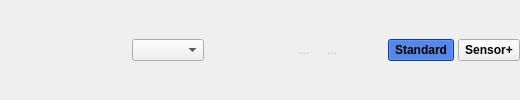
         <widget class="QFrame" name="imageToolBar">
          <property name="minimumSize">
           <size>
            <width>0</width>
            <height>36</height>
           </size>
          </property>
          <property name="maximumSize">
           <size>
            <width>16777215</width>
            <height>16777215</height>
           </size>
          </property>
          <property name="frameShape">
           <enum>QFrame::NoFrame</enum>
          </property>
          <layout class="QHBoxLayout" name="horizontalLayout_16">
           <property name="spacing">
            <number>4</number>
           </property>
           <property name="leftMargin">
            <number>0</number>
           </property>
           <property name="topMargin">
            <number>0</number>
           </property>
           <property name="rightMargin">
            <number>0</number>
           </property>
           <property name="bottomMargin">
            <number>0</number>
           </property>
           <item>
            <widget class="QFrame" name="zoomBar">
             <property name="minimumSize">
              <size>
               <width>0</width>
               <height>36</height>
              </size>
             </property>
             <property name="maximumSize">
              <size>
               <width>16777215</width>
               <height>16777215</height>
              </size>
             </property>
             <property name="frameShape">
              <enum>QFrame::NoFrame</enum>
             </property>
             <property name="lineWidth">
              <number>0</number>
             </property>
             <layout class="QHBoxLayout" name="horizontalLayout_88">
              <property name="spacing">
               <number>4</number>
              </property>
              <property name="leftMargin">
               <number>0</number>
              </property>
              <property name="topMargin">
               <number>0</number>
              </property>
              <property name="rightMargin">
               <number>0</number>
              </property>
              <property name="bottomMargin">
               <number>0</number>
              </property>
              <item alignment="Qt::AlignVCenter">
               <widget class="QToolButton" name="btnZoom100">
                <property name="minimumSize">
                 <size>
                  <width>0</width>
                  <height>0</height>
                 </size>
                </property>
                <property name="focusPolicy">
                 <enum>Qt::NoFocus</enum>
                </property>
                <property name="toolTip">
                 <string>Actual Pixels (/)</string>
                </property>
                <property name="text">
                 <string/>
                </property>
                <property name="icon">
                 <iconset resource="iiq_remap.qrc">
                  <normaloff>:/MainForm/images/icons/View Full Screen light.png</normaloff>
                  <disabledoff>:/MainForm/images/icons/View Full Screen gray.png</disabledoff>:/MainForm/images/icons/View Full Screen light.png</iconset>
                </property>
                <property name="iconSize">
                 <size>
                  <width>32</width>
                  <height>32</height>
                 </size>
                </property>
                <property name="shortcut">
                 <string>/</string>
                </property>
                <property name="autoRaise">
                 <bool>true</bool>
                </property>
               </widget>
              </item>
              <item alignment="Qt::AlignVCenter">
               <widget class="QToolButton" name="btnZoomFit">
                <property name="minimumSize">
                 <size>
                  <width>0</width>
                  <height>0</height>
                 </size>
                </property>
                <property name="focusPolicy">
                 <enum>Qt::NoFocus</enum>
                </property>
                <property name="toolTip">
                 <string>Fit Window (*)</string>
                </property>
                <property name="text">
                 <string/>
                </property>
                <property name="icon">
                 <iconset resource="iiq_remap.qrc">
                  <normaloff>:/MainForm/images/icons/View Restore light.png</normaloff>
                  <disabledoff>:/MainForm/images/icons/View Restore gray.png</disabledoff>:/MainForm/images/icons/View Restore light.png</iconset>
                </property>
                <property name="iconSize">
                 <size>
                  <width>32</width>
                  <height>32</height>
                 </size>
                </property>
                <property name="shortcut">
                 <string comment="Ctrl+*">*</string>
                </property>
                <property name="autoRaise">
                 <bool>true</bool>
                </property>
               </widget>
              </item>
              <item>
               <widget class="QToolButton" name="btnZoomIn">
                <property name="minimumSize">
                 <size>
                  <width>0</width>
                  <height>0</height>
                 </size>
                </property>
                <property name="focusPolicy">
                 <enum>Qt::NoFocus</enum>
                </property>
                <property name="toolTip">
                 <string>Zoom In (+)</string>
                </property>
                <property name="text">
                 <string/>
                </property>
                <property name="icon">
                 <iconset resource="iiq_remap.qrc">
                  <normaloff>:/MainForm/images/icons/Zoom In-2 light.png</normaloff>
                  <disabledoff>:/MainForm/images/icons/Zoom In-2 gray.png</disabledoff>:/MainForm/images/icons/Zoom In-2 light.png</iconset>
                </property>
                <property name="iconSize">
                 <size>
                  <width>32</width>
                  <height>32</height>
                 </size>
                </property>
                <property name="shortcut">
                 <string>+</string>
                </property>
                <property name="autoRaise">
                 <bool>true</bool>
                </property>
               </widget>
              </item>
              <item>
               <widget class="QComboBox" name="cboxZoomLevel">
                <property name="minimumSize">
                 <size>
                  <width>0</width>
                  <height>0</height>
                 </size>
                </property>
                <property name="contextMenuPolicy">
                 <enum>Qt::NoContextMenu</enum>
                </property>
                <property name="toolTip">
                 <string>Zoom level, %</string>
                </property>
                <property name="currentText">
                 <string/>
                </property>
                <property name="maxVisibleItems">
                 <number>10</number>
                </property>
                <property name="sizeAdjustPolicy">
                 <enum>QComboBox::AdjustToContentsOnFirstShow</enum>
                </property>
                <property name="modelColumn">
                 <number>0</number>
                </property>
               </widget>
              </item>
              <item>
               <widget class="QToolButton" name="btnZoomOut">
                <property name="enabled">
                 <bool>true</bool>
                </property>
                <property name="minimumSize">
                 <size>
                  <width>0</width>
                  <height>0</height>
                 </size>
                </property>
                <property name="focusPolicy">
                 <enum>Qt::NoFocus</enum>
                </property>
                <property name="toolTip">
                 <string>Zoom Out (-)</string>
                </property>
                <property name="text">
                 <string/>
                </property>
                <property name="icon">
                 <iconset resource="iiq_remap.qrc">
                  <normaloff>:/MainForm/images/icons/Zoom Out-2 light.png</normaloff>
                  <disabledoff>:/MainForm/images/icons/Zoom Out-2 gray.png</disabledoff>:/MainForm/images/icons/Zoom Out-2 light.png</iconset>
                </property>
                <property name="iconSize">
                 <size>
                  <width>32</width>
                  <height>32</height>
                 </size>
                </property>
                <property name="shortcut">
                 <string>-</string>
                </property>
                <property name="checkable">
                 <bool>false</bool>
                </property>
                <property name="autoRaise">
                 <bool>true</bool>
                </property>
               </widget>
              </item>
             </layout>
            </widget>
           </item>
           <item>
            <spacer name="horizontalSpacer_3">
             <property name="orientation">
              <enum>Qt::Horizontal</enum>
             </property>
             <property name="sizeType">
              <enum>QSizePolicy::Fixed</enum>
             </property>
             <property name="sizeHint" stdset="0">
              <size>
               <width>40</width>
               <height>20</height>
              </size>
             </property>
            </spacer>
           </item>
           <item>
            <widget class="QToolButton" name="btnColMode">
             <property name="enabled">
              <bool>false</bool>
             </property>
             <property name="toolTip">
              <string>Enables column defect mapping mode. In this mode, clicking
on the image will mark/unmark column as defective</string>
             </property>
             <property name="text">
              <string>...</string>
             </property>
             <property name="icon">
              <iconset resource="iiq_remap.qrc">
               <normaloff>:/MainForm/images/icons/grid-col-light.png</normaloff>
               <disabledoff>:/MainForm/images/icons/grid-col-gray.png</disabledoff>:/MainForm/images/icons/grid-col-light.png</iconset>
             </property>
             <property name="iconSize">
              <size>
               <width>32</width>
               <height>32</height>
              </size>
             </property>
             <property name="checkable">
              <bool>true</bool>
             </property>
             <property name="autoExclusive">
              <bool>false</bool>
             </property>
             <property name="autoRaise">
              <bool>true</bool>
             </property>
            </widget>
           </item>
           <item>
            <widget class="QToolButton" name="btnPointMode">
             <property name="enabled">
              <bool>false</bool>
             </property>
             <property name="toolTip">
              <string>Enables point defect mapping mode. In this mode, clicking
on the image will mark/unmark point as defective</string>
             </property>
             <property name="text">
              <string>...</string>
             </property>
             <property name="icon">
              <iconset resource="iiq_remap.qrc">
               <normaloff>:/MainForm/images/icons/grid-point-light.png</normaloff>
               <disabledoff>:/MainForm/images/icons/grid-point-gray.png</disabledoff>:/MainForm/images/icons/grid-point-light.png</iconset>
             </property>
             <property name="iconSize">
              <size>
               <width>32</width>
               <height>32</height>
              </size>
             </property>
             <property name="checkable">
              <bool>true</bool>
             </property>
             <property name="autoExclusive">
              <bool>false</bool>
             </property>
             <property name="autoRaise">
              <bool>true</bool>
             </property>
            </widget>
           </item>
           <item>
            <spacer name="horizontalSpacer_5">
             <property name="orientation">
              <enum>Qt::Horizontal</enum>
             </property>
             <property name="sizeHint" stdset="0">
              <size>
               <width>40</width>
               <height>20</height>
              </size>
             </property>
            </spacer>
           </item>
           <item>
            <widget class="QToolButton" name="btnStd">
             <property name="minimumSize">
              <size>
               <width>0</width>
               <height>22</height>
              </size>
             </property>
             <property name="font">
              <font>
               <weight>75</weight>
               <bold>true</bold>
              </font>
             </property>
             <property name="toolTip">
              <string>Switches to standard RAW file and calibration file portion 
for multicalibration digital backs with Sensor+. 

Highlighted when selected.

If disabled, then appropriate standard RAW file needs to 
be loaded.</string>
             </property>
             <property name="styleSheet">
              <string notr="true">QToolButton:checked{background-color: rgb(0, 85, 255)}</string>
             </property>
             <property name="text">
              <string>Standard</string>
             </property>
             <property name="checkable">
              <bool>true</bool>
             </property>
             <property name="checked">
              <bool>true</bool>
             </property>
             <property name="autoExclusive">
              <bool>true</bool>
             </property>
             <property name="toolButtonStyle">
              <enum>Qt::ToolButtonTextOnly</enum>
             </property>
             <property name="autoRaise">
              <bool>false</bool>
             </property>
             <attribute name="buttonGroup">
              <string notr="true">btnGrpSensorPlus</string>
             </attribute>
            </widget>
           </item>
           <item>
            <widget class="QToolButton" name="btnSensorPlus">
             <property name="minimumSize">
              <size>
               <width>0</width>
               <height>22</height>
              </size>
             </property>
             <property name="font">
              <font>
               <weight>75</weight>
               <bold>true</bold>
              </font>
             </property>
             <property name="toolTip">
              <string>Switches to Sensor+ RAW file and calibration file portion 
for multicalibration digital backs with Sensor+. 

Highlighted when selected.

If disabled, then appropriate Sensor+ RAW file needs to 
be loaded.</string>
             </property>
             <property name="styleSheet">
              <string notr="true">QToolButton:checked{background-color: rgb(0, 85, 255)}</string>
             </property>
             <property name="text">
              <string>Sensor+</string>
             </property>
             <property name="checkable">
              <bool>true</bool>
             </property>
             <property name="autoExclusive">
              <bool>true</bool>
             </property>
             <property name="toolButtonStyle">
              <enum>Qt::ToolButtonTextOnly</enum>
             </property>
             <attribute name="buttonGroup">
              <string notr="true">btnGrpSensorPlus</string>
             </attribute>
            </widget>
           </item>
          </layout>
         </widget>
